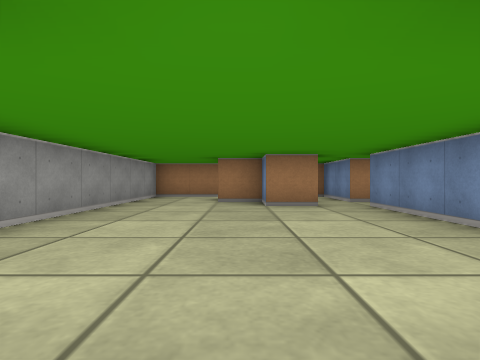
view 1 (above)

24 first-person views from a walk through a cub3D ray-caster map. The camera is about half as high as the walls, looks level and sees 80° across. The floor is counted in squares. Each view is taken from the middle of a square. On the plan, view 1 faces up. The plan holds only what a view shows up to about 9 squares ahead; the rest is blank.

view 2
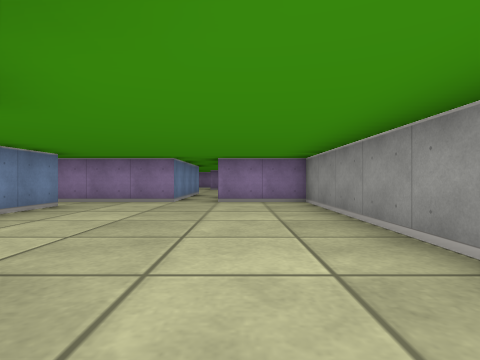

view 3
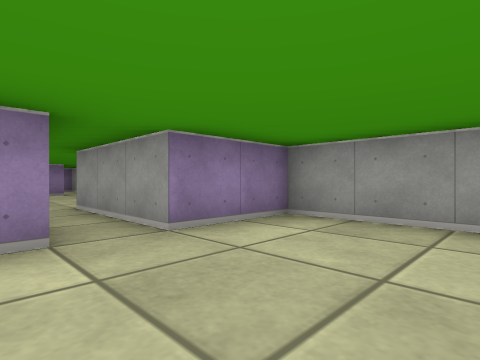

view 4
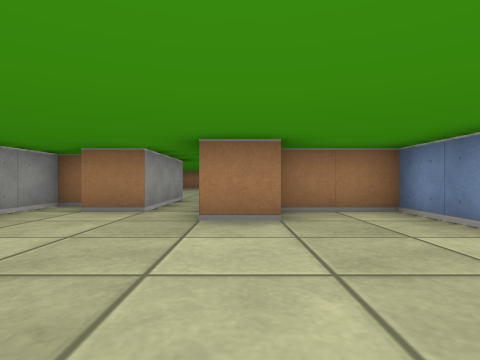

view 5
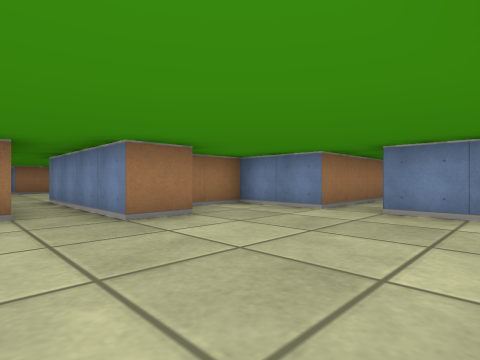

view 6
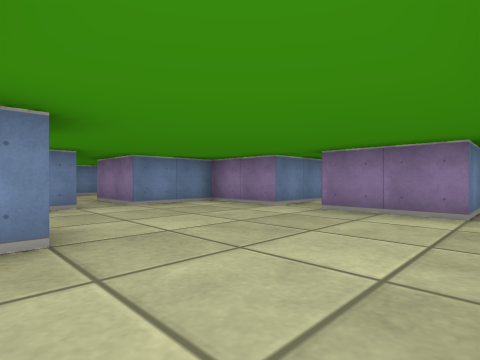

view 7
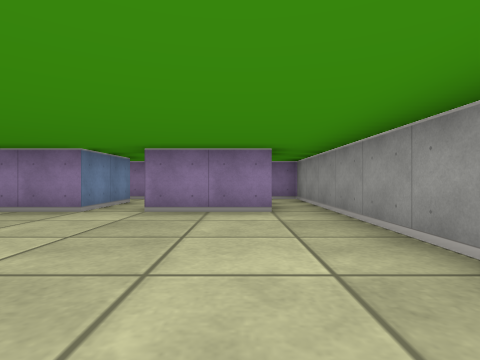

view 8
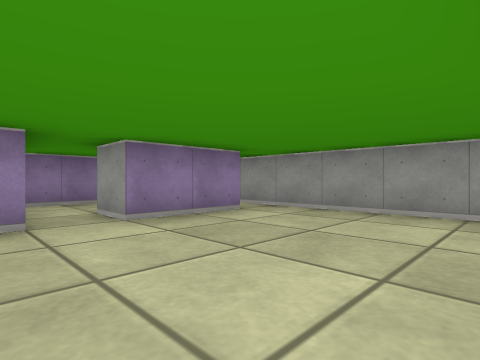

view 9
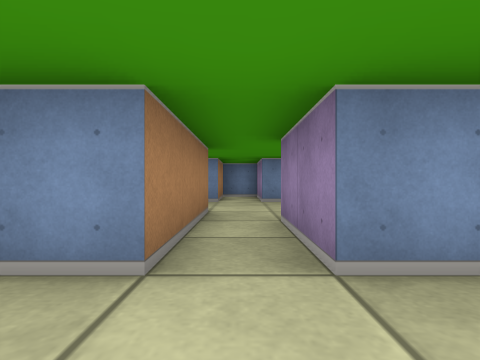

view 10
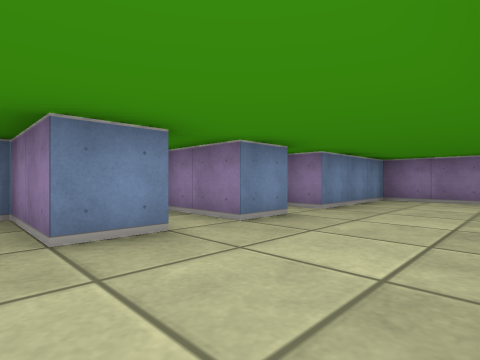

view 11
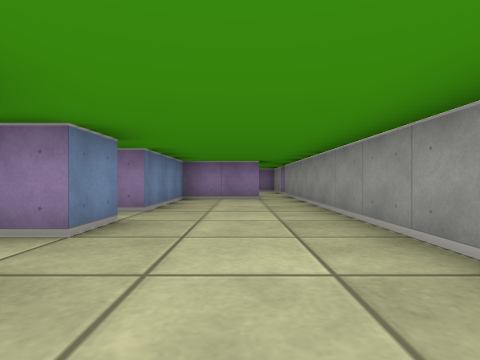

view 12
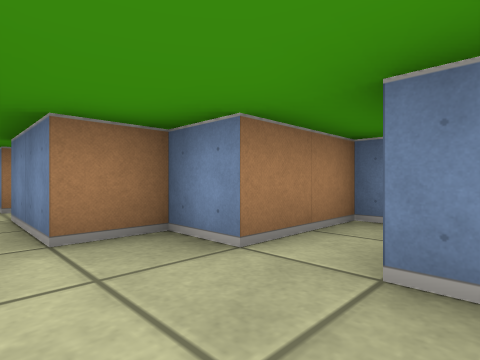

view 13
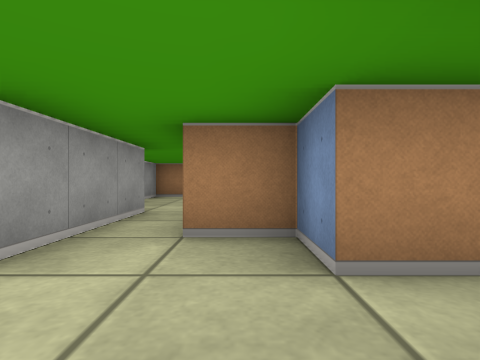

view 14
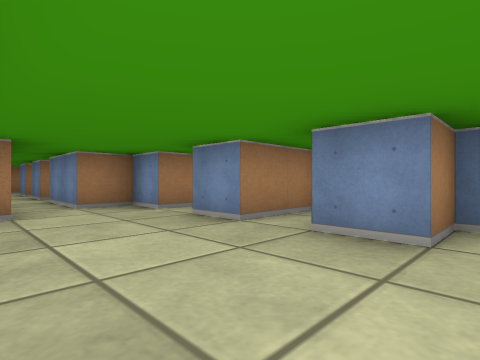

view 15
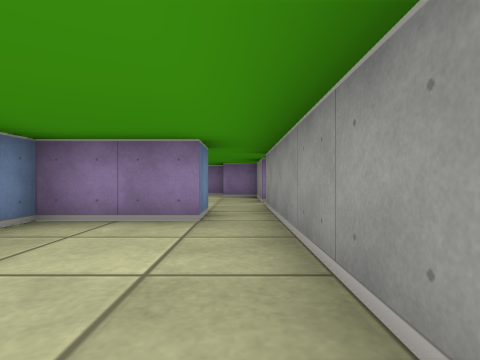

view 16
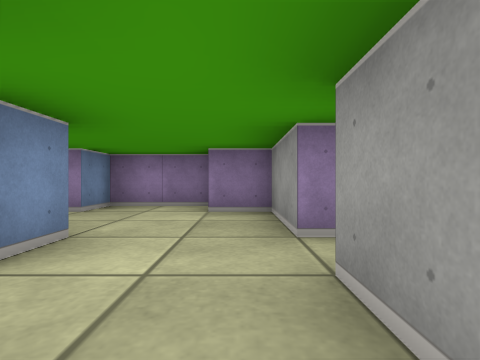

view 17
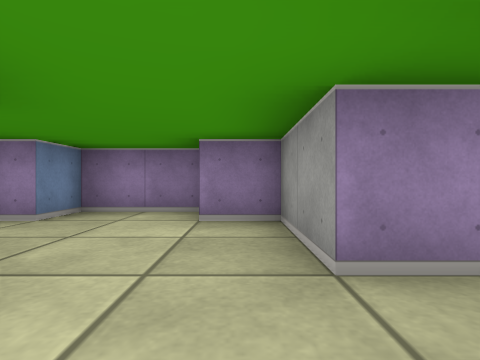

view 18
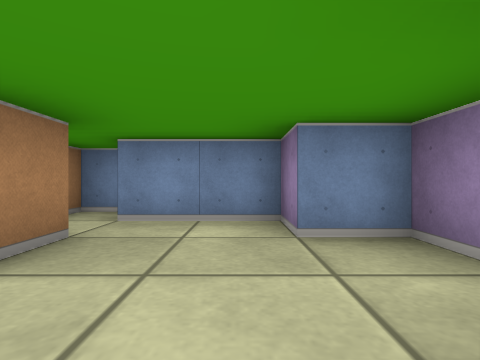

view 19
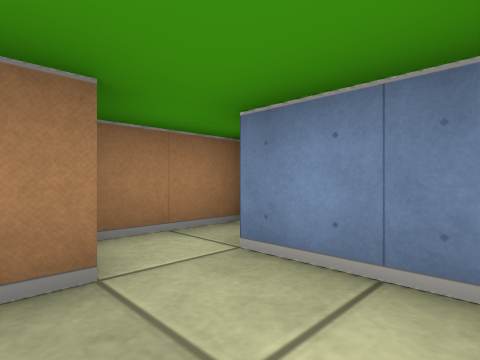

view 20
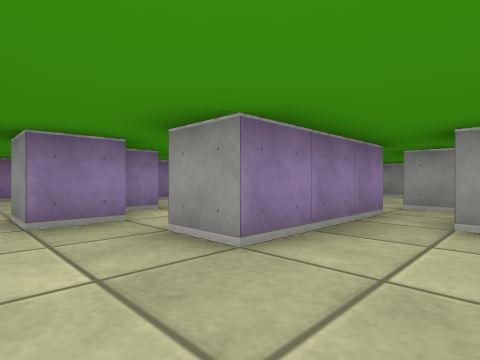

view 21
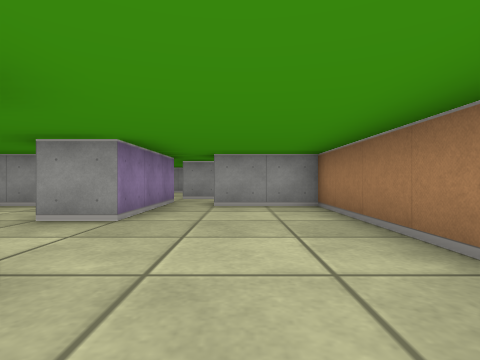

view 22
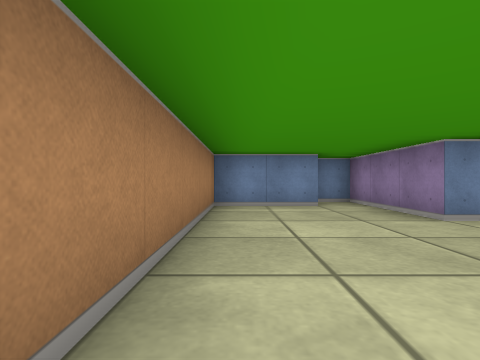

view 23
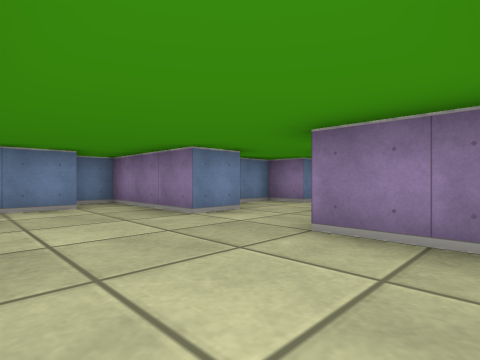

view 24
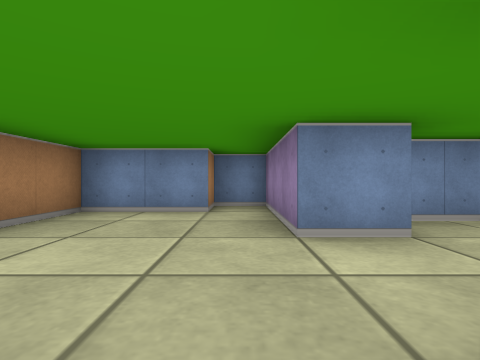

### Floor plan
Ten units are one square. View 1 is at (0, 0); x grows to the right and y downward. Boxes are objects, and circles mark ways between rooms. Rooms are numbered by the first view taken in them; rooms with no view inside come last. Other rooms are left out.
<svg viewBox="-30 -90 140 280">
<path fill="none" stroke="#000" d="M16 35 5 35 5 -5M-25 44 -25 95M15 75 35 75 35 55 55 55M-15 86 -15 75 5 75M-20 15 -25 15 -25 29M54 45 35 45 35 25 16 25M-5 -5 -5 25 -15 25M15 -64 15 -55 5 -55 5 -65 -5 -65M5 -5 34 -5M25 -15 25 -55 35 -55M30 -65 25 -65 25 -75M-6 -85 -25 -85 -25 -5 -5 -5M55 68 55 125M95 85 85 85 85 75 102 75M66 45 54 45M102 65 85 65 85 55 105 55 105 45 85 45 85 35 75 35 75 15M65 125 85 125 85 95 92 95M65 15 65 42M55 155 55 175 65 175M85 155 75 155 75 148M65 185 85 185 85 175 95 175 95 155M65 135 65 125M55 125 55 145M105 145 88 145M75 -45 75 -55 105 -55 105 -65 95 -65 95 -85 35 -85 35 -65M35 -55 55 -55 55 -45M-2 105 19 105M5 75 5 85M15 95 15 75M-25 95 -25 105 -18 105M55 -35 65 -35 65 -25M75 -25 85 -25 85 -40M25 -75 25 -85"/>
<circle cx="0" cy="0" r="3" fill="#2a7"/>
<circle cx="45" cy="50" r="3" fill="#2a7"/>
<circle cx="-20" cy="85" r="3" fill="#2a7"/>
<circle cx="10" cy="70" r="3" fill="#2a7"/>
<circle cx="30" cy="-60" r="3" fill="#2a7"/>
<circle cx="20" cy="-70" r="3" fill="#2a7"/>
<circle cx="60" cy="130" r="3" fill="#2a7"/>
<circle cx="65" cy="-50" r="3" fill="#2a7"/>
<text x="0" y="50">1</text>
<text x="0" y="-40">2</text>
<text x="70" y="80">3</text>
<text x="70" y="160">4</text>
<text x="70" y="-70">5</text>
<text x="0" y="90">6</text>
<text x="70" y="-40">7</text>
<text x="20" y="-80">8</text>
</svg>
Room 1 opens to room 2. Room 1 opens to room 3. Room 1 opens to room 6. Room 2 opens to room 5. Room 2 opens to room 8. Room 3 opens to room 4. Room 5 opens to room 7.

Where each view was taken, in squares from view 1:
view 1: 0 up, 0 right, facing up
view 2: 7 up, 1 left, facing down
view 3: 3 up, 1 right, facing down-left
view 4: 7 down, 1 right, facing up
view 5: 7 down, 1 left, facing up-right
view 6: 3 down, 2 left, facing down-right
view 7: 3 down, 1 left, facing down
view 8: 4 down, 2 right, facing down-left
view 9: 5 down, 2 right, facing right
view 10: 5 down, 6 right, facing down-right
view 11: 5 down, 7 right, facing down
view 12: 6 down, 7 right, facing up-right
view 13: 6 down, 8 right, facing up
view 14: 9 down, 6 right, facing up-right
view 15: 9 down, 6 right, facing down
view 16: 13 down, 6 right, facing down
view 17: 14 down, 6 right, facing down
view 18: 17 down, 6 right, facing right
view 19: 17 down, 8 right, facing up-right
view 20: 7 up, 7 right, facing down-left
view 21: 7 up, 9 right, facing left
view 22: 8 up, 4 right, facing right
view 23: 8 up, 4 right, facing down-right
view 24: 6 up, 5 right, facing right
